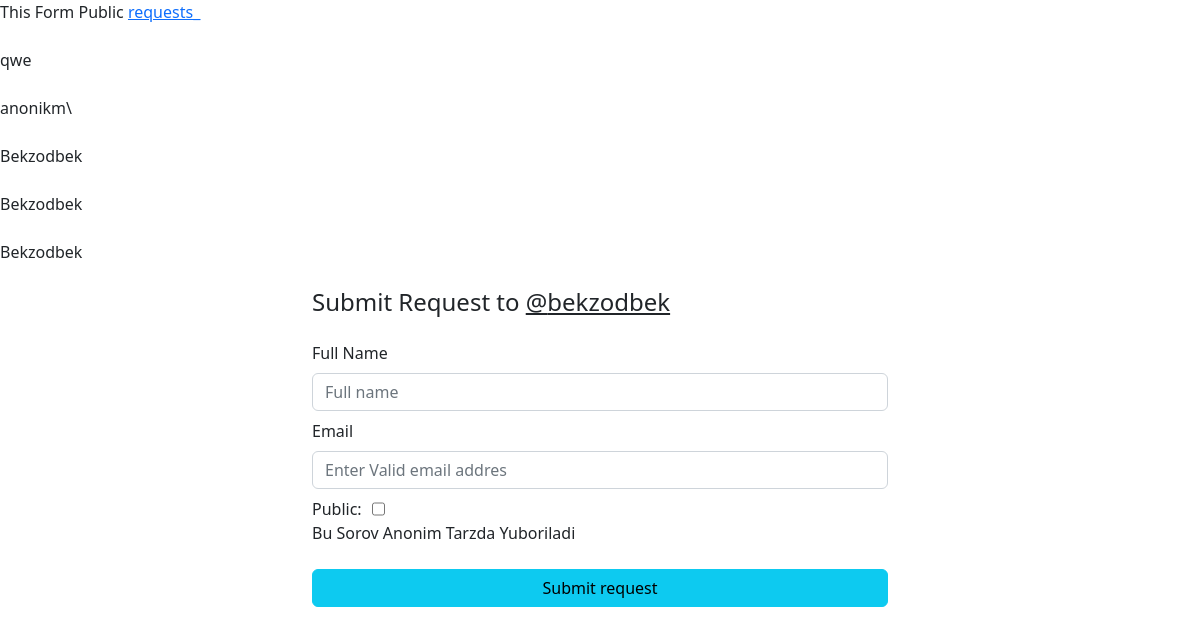
Page /form/20221223161409609912/?form=requests on the committed database.
### forms/models.py (models this page shows, shortened)
class FormRequest(models.Model):
    form = models.ForeignKey(Form, on_delete=models.CASCADE, related_name="form_requests")
    user = models.ForeignKey(CustomUser, on_delete=models.CASCADE, null=True, blank=True, related_name='user_request')
    is_public = models.BooleanField(default=False)
    as_anonim = models.BooleanField(default=False)
    view = models.BooleanField(default=False)
    full_name = models.CharField(max_length=32)
    email = models.EmailField()

class Form(models.Model):
    title = models.CharField(max_length=50)
    slug = models.SlugField(unique=True)
    author = models.ForeignKey(CustomUser, on_delete=models.CASCADE, related_name='form')
    is_public = models.BooleanField(default=True)
    created_on = models.DateTimeField(("created on"), default=timezone.now)
    message = models.TextField(max_length=300)
    anonim_requests = models.BooleanField(default=False)

class CustomUser(AbstractUser):
    is_organiser = models.BooleanField(default=False)
    is_agent = models.BooleanField(default=False)

### forms/views.py (the view)
# urls.py: path("form/<str:slug>/", SingleFormView, name='single'),
def SingleFormView(request, slug):
    single = Form.objects.get(slug=slug)
    tab = request.GET.get('form')
    requests_ = None
    if tab == "requests":
        if request.user.username == single.author.username:
            requests_ = single.form_requests.all()
        else:
            requests_ = single.form_requests.filter(is_public=True)
    form_ = get_object_or_404(Form, slug=slug)
    user_r = None
    if single.anonim_requests == False:
        if request.user.is_authenticated:
            user_r = get_object_or_404(CustomUser, username=request.user)
        else:
            return redirect(f"/login/?next={request.path}")
    else:
        if not request.user.is_authenticated:
            user_r = get_object_or_404(CustomUser, username='anonim')
    form_requests_count = form_.form_requests.count()
    new_request = None
    if request.method == 'POST':
        request_form = CreateFormRequestTest(data=request.POST)
        if request_form.is_valid():
            new_request = request_form.save(commit=False)
            new_request.form = form_
            if single.anonim_requests == True and request.user.is_authenticated:
                if new_request.as_anonim == False:
                    user_r = get_object_or_404(CustomUser, username=request.user)
                else:
                    user_r = get_object_or_404(CustomUser, username='anonim')
            new_request.user = user_r
            new_request.save()
            return redirect("base:submit_success", slug)
    else:
        request_form = CreateFormRequestTest()
    context = {
        "single":single,
        "form_requests_count":form_requests_count,
        "request_form":request_form,
        "requests_":requests_,
    }
    return render(request, 'pages/single-form.html', context)

### forms/form.py
class CreateFormRequestTest(forms.ModelForm):
    class Meta:
        model = FormRequest
        fields = ['is_public', 'full_name', 'email', 'as_anonim']

### templates/pages/single-form.html (shortened to what this page needs)
<!DOCTYPE html>
{% load static %}
<html lang="en">
<head>
    <link href="{% static 'assets/vendor/bootstrap/css/bootstrap.min.css' %}" rel="stylesheet">
    <link href="{% static 'assets/vendor/bootstrap-icons/bootstrap-icons.css' %}" rel="stylesheet">
</head>
<body>
    {% if single.is_public %}
    <span>This Form Public</span>
    {% else %}
    <span>This Form Private</span>
    {% endif %}
    <a href="?form=requests">requests_</a>
    <br>
    {% for y in requests_ %}
    <br>
    {{ y.full_name }}
    <br>
    {% endfor %}
    <div class="container w-50 mt-4">
        <h4>Submit Request to <a target="_blank" href="{% url 'base:profile' single.author %}" class="text-dark">@{{ single.author }}</a></h4>
        <form method="post" class="mt-4">
            {% load widget_tweaks %}
            <label for="full_name">Full Name</label>
            {% render_field request_form.full_name type="text" id="full_name" class="form-control mt-2 mb-2" placeholder="Full name" %}
            <label for="email">Email</label>
            {% render_field request_form.email type="email" class="form-control mt-2 mb-2" id="email" placeholder="Enter Valid email addres" %}
            <span class="d-flex">
                <label for="is_public" style="margin-right: 10px;">Public: </label>
                {% render_field request_form.is_public id="is_public" %}
            </span>
            {% if single.anonim_requests == True and request.user.is_authenticated %}
            <span class="d-flex">
                <label for="as_anonim" style="margin-right: 10px;">Anonim: </label>
                {% render_field request_form.as_anonim id="as_anonim" %}
            </span>
            {% else %}
            {% if request.user.is_authenticated %}
            <span>Bu Sorov <a href="{% url 'base:profile' request.user %}" class="text-dark">@{{request.user}}</a>dan yuboriladi</span>
            {% else %}
            <span>Bu Sorov Anonim Tarzda Yuboriladi</span>
            {% endif %}
            {% endif %}
            <button class="btn btn-info w-100 mt-4" type="submit">Submit request</button>
        </form>
    </div>
</body>
</html>

### rows in the picture
FormRequest: full_name "qwe"
FormRequest: full_name "anonikm\\"
FormRequest: full_name "Bekzodbek"
FormRequest: full_name "Bekzodbek"
FormRequest: full_name "Bekzodbek"
Form: author "bekzodbek"
